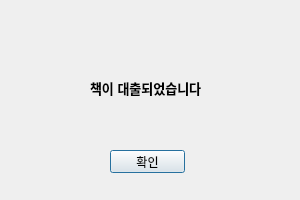
<?xml version="1.0" encoding="UTF-8"?>
<ui version="4.0">
 <class>dialog</class>
 <widget class="QDialog" name="dialog">
  <property name="geometry">
   <rect>
    <x>0</x>
    <y>0</y>
    <width>300</width>
    <height>200</height>
   </rect>
  </property>
  <property name="windowTitle">
   <string>대출 완료</string>
  </property>
  <widget class="QLabel" name="label">
   <property name="geometry">
    <rect>
     <x>90</x>
     <y>80</y>
     <width>150</width>
     <height>16</height>
    </rect>
   </property>
   <property name="font">
    <font>
     <pointsize>10</pointsize>
     <weight>75</weight>
     <bold>true</bold>
    </font>
   </property>
   <property name="text">
    <string>책이 대출되었습니다</string>
   </property>
  </widget>
  <widget class="QPushButton" name="OK_btn">
   <property name="geometry">
    <rect>
     <x>110</x>
     <y>150</y>
     <width>75</width>
     <height>23</height>
    </rect>
   </property>
   <property name="text">
    <string>확인</string>
   </property>
  </widget>
 </widget>
 <resources/>
 <connections>
  <connection>
   <sender>OK_btn</sender>
   <signal>clicked()</signal>
   <receiver>dialog</receiver>
   <slot>dial_close()</slot>
   <hints>
    <hint type="sourcelabel">
     <x>156</x>
     <y>156</y>
    </hint>
    <hint type="destinationlabel">
     <x>228</x>
     <y>155</y>
    </hint>
   </hints>
  </connection>
 </connections>
 <slots>
  <slot>dial_close()</slot>
 </slots>
</ui>
